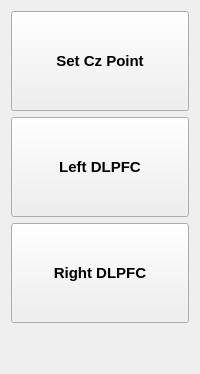
            <widget class="QWidget" name="tab_3">
             <attribute name="title">
              <string>Auto</string>
             </attribute>
             <layout class="QGridLayout" name="gridLayout_5">
              <item row="0" column="0">
               <widget class="QPushButton" name="bt_setCz">
                <property name="minimumSize">
                 <size>
                  <width>50</width>
                  <height>100</height>
                 </size>
                </property>
                <property name="maximumSize">
                 <size>
                  <width>300</width>
                  <height>16777215</height>
                 </size>
                </property>
                <property name="font">
                 <font>
                  <pointsize>11</pointsize>
                  <weight>75</weight>
                  <bold>true</bold>
                  <kerning>false</kerning>
                 </font>
                </property>
                <property name="text">
                 <string>Set Cz Point</string>
                </property>
                <property name="icon">
                 <iconset>
                  <normaloff>icons/Drag.png</normaloff>icons/Drag.png</iconset>
                </property>
                <property name="iconSize">
                 <size>
                  <width>50</width>
                  <height>50</height>
                 </size>
                </property>
                <property name="shortcut">
                 <string>Ctrl+S</string>
                </property>
                <property name="checkable">
                 <bool>false</bool>
                </property>
                <property name="autoRepeat">
                 <bool>false</bool>
                </property>
               </widget>
              </item>
              <item row="1" column="0">
               <widget class="QPushButton" name="bt_left">
                <property name="minimumSize">
                 <size>
                  <width>50</width>
                  <height>100</height>
                 </size>
                </property>
                <property name="maximumSize">
                 <size>
                  <width>300</width>
                  <height>16777215</height>
                 </size>
                </property>
                <property name="font">
                 <font>
                  <pointsize>11</pointsize>
                  <weight>75</weight>
                  <bold>true</bold>
                  <kerning>false</kerning>
                 </font>
                </property>
                <property name="text">
                 <string>Left DLPFC</string>
                </property>
                <property name="icon">
                 <iconset>
                  <normaloff>icons/Sphere.ico</normaloff>icons/Sphere.ico</iconset>
                </property>
                <property name="iconSize">
                 <size>
                  <width>50</width>
                  <height>50</height>
                 </size>
                </property>
                <property name="shortcut">
                 <string>Ctrl+S</string>
                </property>
                <property name="checkable">
                 <bool>false</bool>
                </property>
                <property name="autoRepeat">
                 <bool>false</bool>
                </property>
               </widget>
              </item>
              <item row="2" column="0">
               <widget class="QPushButton" name="bt_right">
                <property name="minimumSize">
                 <size>
                  <width>50</width>
                  <height>100</height>
                 </size>
                </property>
                <property name="maximumSize">
                 <size>
                  <width>300</width>
                  <height>16777215</height>
                 </size>
                </property>
                <property name="font">
                 <font>
                  <pointsize>11</pointsize>
                  <weight>75</weight>
                  <bold>true</bold>
                  <kerning>false</kerning>
                 </font>
                </property>
                <property name="text">
                 <string>Right DLPFC</string>
                </property>
                <property name="icon">
                 <iconset>
                  <normaloff>icons/Body.ico</normaloff>icons/Body.ico</iconset>
                </property>
                <property name="iconSize">
                 <size>
                  <width>50</width>
                  <height>50</height>
                 </size>
                </property>
                <property name="shortcut">
                 <string>Ctrl+S</string>
                </property>
                <property name="checkable">
                 <bool>false</bool>
                </property>
                <property name="autoRepeat">
                 <bool>false</bool>
                </property>
               </widget>
              </item>
              <item row="3" column="0">
               <spacer name="verticalSpacer_2">
                <property name="orientation">
                 <enum>Qt::Vertical</enum>
                </property>
                <property name="sizeHint" stdset="0">
                 <size>
                  <width>20</width>
                  <height>40</height>
                 </size>
                </property>
               </spacer>
              </item>
             </layout>
            </widget>
